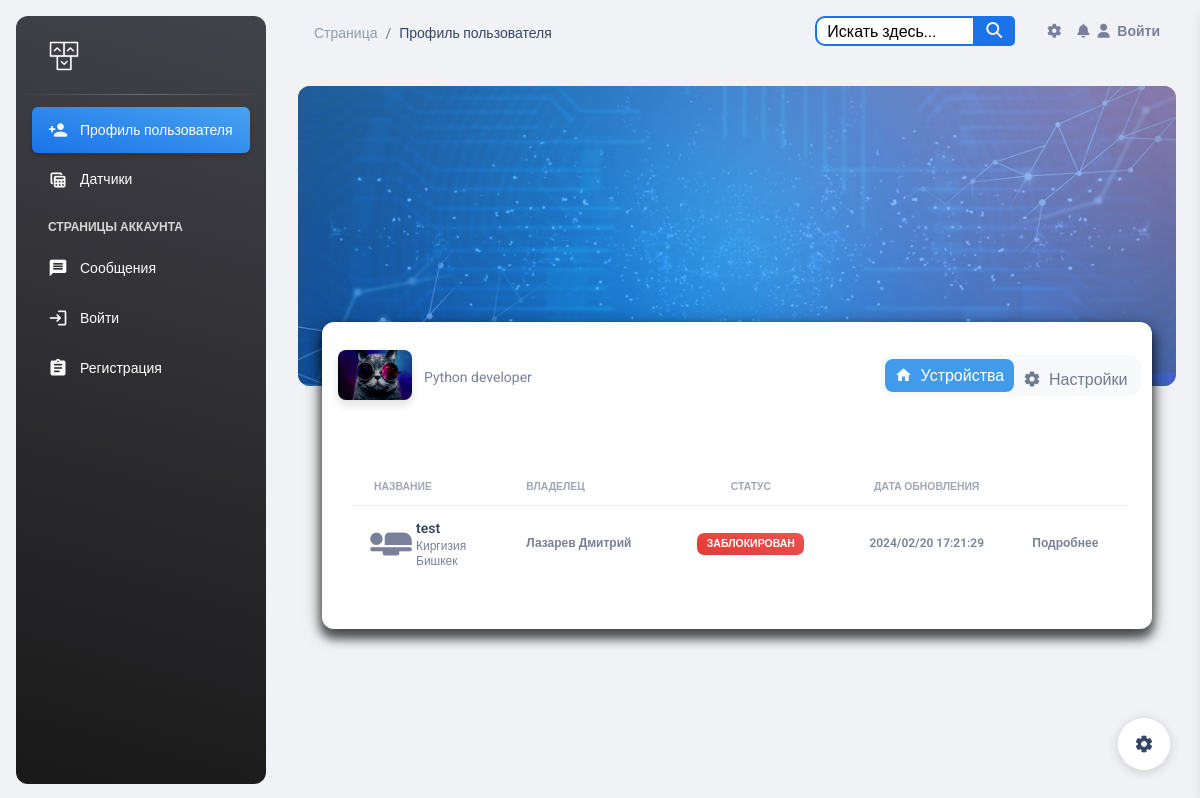
Screenshot of /profiles/lazarev2/ with the database file from the repository.
### esp_sensor/models.py (models this page shows, shortened)
class Sensor(models.Model):
    id = models.AutoField(primary_key=True)
    name = models.CharField('Имя датчика', max_length=100, unique=True)
    slug = models.SlugField(max_length=255, unique=True, db_index=True, verbose_name="URL")
    description = models.TextField('Описание', blank=True)
    owner = models.CharField("Владелец", max_length=100, blank=True)
    date_added = models.DateTimeField('Дата добавления', default=timezone.now)
    country = models.ManyToManyField(Country, blank=True, verbose_name='Страна')
    city = models.ManyToManyField(City, blank=True, verbose_name='Город')
    inclusions = models.IntegerField("Количество включений", default=0)
    power = models.IntegerField(default=0,
                                blank=True,
                                verbose_name='Мощность',
                                validators=[MinValueValidator(0), MaxValueValidator(100)])
    watt = models.IntegerField("Потребление мощности", default=0)
    volt = models.IntegerField("Электрическое напряжение", default=0)
    work = models.BooleanField('Онлайн', default=True)
    blocked = models.BooleanField('Заблокирован', default=False)
    def is_blocked(self):
        return self.blocked
    class Meta:
        verbose_name = 'Датчик'
        verbose_name_plural = 'Датчики'

class Country(models.Model):
    id = models.AutoField(primary_key=True)
    name = models.CharField("Название", max_length=100)
    class Meta:
        verbose_name = 'Страна'
        verbose_name_plural = 'Страны'

class City(models.Model):
    id = models.AutoField(primary_key=True)
    country = models.ManyToManyField(Country, blank=True, verbose_name='Страна')
    name = models.CharField("Название", max_length=100)
    class Meta:
        verbose_name = 'Город'
        verbose_name_plural = 'Города'

### profiles/views.py (the view)
# urls.py: path('<slug:slug>/', views.ProfileDetailView.as_view(), name='profile_detail'),
class ProfileDetailView(DetailView):
    model = Profile
    template_name = 'profile/profile_detail.html'
    context_object_name = 'profile'
    slug_field = 'slug'

### templates/profile/profile_detail.html (shortened to what this page needs)
{% include 'base.html' %}
{% load static %}
<body class="g-sidenav-show bg-gray-200">
<aside class="sidenav navbar navbar-vertical navbar-expand-xs border-0 border-radius-xl my-3 fixed-start ms-3   bg-gradient-dark"
       id="sidenav-main">
    <div class="sidenav-header">
        <a class="navbar-brand m-0" href="{% url 'sensor_list' %}">
            <img src="{% static 'img/logo-ct.png' %}" class="navbar-brand-img h-100" alt="main_logo">
        </a>
    </div>
    <hr class="horizontal light mt-0 mb-2">
    <div class="collapse navbar-collapse  w-auto " id="sidenav-collapse-main">
        <ul class="navbar-nav">
            <li class="nav-item">
                <a class="nav-link text-white active bg-gradient-info">
                    <div class="text-white text-center me-2 d-flex align-items-center justify-content-center">
                        <i class="material-icons opacity-10">person_add</i>
                    </div>
                    <span class="nav-link-text ms-1">Профиль пользователя</span>
                </a>
            </li>
            <li class="nav-item">
                <a class="nav-link text-white" href="{% url 'sensor_list' %}">
                    <div class="text-white text-center me-2 d-flex align-items-center justify-content-center">
                        <i class="material-icons opacity-10">table_view</i>
                    </div>
                    <span class="nav-link-text ms-1">Датчики</span>
                </a>
            </li>
            <li class="nav-item mt-3">
                <h6 class="ps-4 ms-2 text-uppercase text-xs text-white font-weight-bolder opacity-8">Страницы
                    аккаунта {{ user.username }}</h6>
            </li>
            <li class="nav-item">
                <a class="nav-link text-white " href="{% url 'chats' %}">
                    <div class="text-white text-center me-2 d-flex align-items-center justify-content-center">
                        <i class="material-icons opacity-10">message</i>
                    </div>
                    <span class="nav-link-text ms-1">Сообщения</span>
                </a>
            </li>
            {% if user.is_authenticated %}
                <li class="nav-item">
                    <a class="nav-link text-white " href='{% url 'logout' %}'>
                        <div class="text-white text-center me-2 d-flex align-items-center justify-content-center">
                            <i class="material-icons opacity-10">login</i>
                        </div>
                        <span class="nav-link-text ms-1">Выйти</span>
                    </a>
                </li>
                {% if messages %}
                    {% for message in messages %}
                        <li class="nav-item">
                            <a class="nav-link text-white active bg-gradient-success message-item">
                                <div class="text-white text-center me-2 d-flex align-items-center justify-content-center">
                                    <i class="material-icons opacity-10">backup</i>
                                </div>
                                <span class="nav-link-text ms-1">{{ message }}</span>
                            </a>
                        </li>
                    {% endfor %}
                {% endif %}
            {% else %}
                <li class="nav-item">
                    <a class="nav-link text-white " href='{% url 'login' %}'>
                        <div class="text-white text-center me-2 d-flex align-items-center justify-content-center">
                            <i class="material-icons opacity-10">login</i>
                        </div>
                        <span class="nav-link-text ms-1">Войти</span>
                    </a>
                </li>
                <li class="nav-item">
                    <a class="nav-link text-white " href="{% url 'register' %}">
                        <div class="text-white text-center me-2 d-flex align-items-center justify-content-center">
                            <i class="material-icons opacity-10">assignment</i>
                        </div>
                        <span class="nav-link-text ms-1">Регистрация</span>
                    </a>
                </li>
            {% endif %}
        </ul>
    </div>
</aside>
<div class="main-content position-relative max-height-vh-100 h-100">
    <nav class="navbar navbar-main navbar-expand-lg px-0 mx-4 shadow-none border-radius-xl" id="navbarBlur"
         data-scroll="true">
        <div class="container-fluid py-1 px-3">
            <nav aria-label="breadcrumb">
                <ol class="breadcrumb bg-transparent mb-0 pb-0 pt-1 px-0 me-sm-6 me-5">
                    <li class="breadcrumb-item text-sm"><a class="opacity-5 text-dark" href="{% url 'sensor_list' %}">Страница</a>
                    <li class="breadcrumb-item text-sm text-dark active" aria-current="page">Профиль пользователя</li>
                </ol>
            </nav>
            {% include 'include/navbar.html' %}
        </div>
    </nav>
    <div class="container-fluid px-2 px-md-4">
        <div class="page-header min-height-300 border-radius-xl mt-4"
             style="background-image: url({% static 'img/tekhnologichnyi-fon-170.webp' %});">
            <span class="mask  bg-gradient-info  opacity-6"></span>
        </div>
        <div class="card card-body mx-3 mx-md-4 mt-n6">
            <div class="row gx-4 mb-2">
                <div class="col-auto">
                    <div class="avatar avatar-xl position-relative">
                        <img src="{% static 'img/ava.png' %}" alt="profile_image"
                             class="w-100 border-radius-lg shadow-sm" height="50">
                    </div>
                </div>
                <div class="col-auto my-auto">
                    <div class="h-100">
                        <p class="mb-0 font-weight-normal text-sm">
                            Python developer
                        </p>
                    </div>
                </div>
                <div class="col-lg-4 col-md-6 my-sm-auto ms-sm-auto me-sm-0 mx-auto mt-3">
                    <div class="nav-wrapper position-relative end-0">
                        <ul class="tabs nav nav-pills nav-fill p-1" role="tablist">
                            <li class="active nav-item">
                                <a class="nav-link mb-0 px-0 py-1" data-bs-toggle="tab" href="javascript:;"
                                   role="tab" aria-selected="true">
                                    <i class="material-icons text-lg position-relative">home</i>
                                    <span class="ms-1">Устройства</span>
                                </a>
                            </li>
                            <li class="nav-item">
                                <a class="nav-link mb-0 px-0 py-1" data-bs-toggle="tab" href="javascript:;" role="tab"
                                   aria-selected="false">
                                    <i class="material-icons text-lg position-relative">settings</i>
                                    <span class="ms-1">Настройки</span>
                                </a>
                            </li>
                        </ul>
                    </div>
                </div>
            </div>
            <div>
                <div>
                    <div class="tabs-panel active" data-index="0">
                        <div class="container-fluid py-4">
                            <div class="row">
                                <div>
                                    <div class="card-body px-0 pb-2">
                                        <div class="table-responsive p-0">
                                            <table class="table align-items-center mb-0">
                                                <thead>
                                                <tr>
                                                    <th class="text-uppercase text-secondary text-xxs font-weight-bolder opacity-7">
                                                        Название
                                                    </th>
                                                    <th class="text-uppercase text-secondary text-xxs font-weight-bolder opacity-7 ps-2">
                                                        Владелец
                                                    </th>
                                                    <th class="text-center text-uppercase text-secondary text-xxs font-weight-bolder opacity-7">
                                                        Статус
                                                    </th>
                                                    <th class="text-center text-uppercase text-secondary text-xxs font-weight-bolder opacity-7">
                                                        Дата обновления
                                                    </th>
                                                    <th class="text-secondary opacity-7"></th>
                                                </tr>
                                                </thead>
                                                <tbody>
                                                {% for sensor in profile.sensor.all %}
                                                    <tr>
                                                        <td>
                                                            <div class="d-flex px-2 py-1">
                                                                <div>
                                                                    <i class="material-icons"
                                                                       style="font-size: 50px;">airline_seat_flat</i>
                                                                </div>
                                                                <div class="d-flex flex-column justify-content-center">
                                                                    <a href="{% url 'sensor_detail' sensor.pk %}"><h6
                                                                            class="mb-0 text-sm">{{ sensor.name }}</h6>
                                                                    </a>
                                                                    {% for country in sensor.country.all %}
                                                                        <p class="text-xs text-secondary mb-0">{{ country.name }}</p>
                                                                    {% endfor %}
                                                                    {% for city in sensor.city.all %}
                                                                        <p class="text-xs text-secondary mb-0">{{ city.name }}</p>
                                                                    {% endfor %}
                                                                </div>
                                                            </div>
                                                        </td>
                                                        <td>
                                                            <p class="text-xs font-weight-bold mb-0">{{ sensor.owner }}</p>
                                                        </td>
                                                        <td class="align-middle text-center text-sm">
                                                            {% if sensor.is_blocked %}
                                                                <span class="badge badge-sm bg-gradient-danger">Заблокирован</span>
                                                            {% else %}
                                                                {% if sensor.work %}
                                                                    <span class="badge badge-sm bg-gradient-success">Онлайн</span>
                                                                {% else %}
                                                                    <span class="badge badge-sm bg-gradient-secondary">Оффлайн</span>
                                                                {% endif %}
                                                            {% endif %}
                                                        </td>
                                                        <td class="align-middle text-center">
                                                            <span class="text-secondary text-xs font-weight-bold">{{ sensor.date_added | date:"Y/m/d H:i:s" }}</span>
                                                        </td>
                                                        <td class="align-middle">
                                                            <a href="{% url 'sensor_detail' sensor.pk %}"
                                                               class="text-secondary font-weight-bold text-xs"
                                                               data-toggle="tooltip"
                                                               data-original-title="Edit user">
                                                                Подробнее
                                                            </a>
                                                        </td>
                                                    </tr>
                                                {% endfor %}
                                                </tbody>
                                            </table>
                                        </div>
                                    </div>
                                </div>
                            </div>
                        </div>
                    </div>
                </div>
            </div>
        </div>
    </div>
</div>
{% include 'include/setting.html' %}
</body>

### templates/profile/profile_detail.html (style rules this page uses)
* { padding: 0; margin: 0; box-sizing: border-box; }
ul { list-style: none; }
a { text-decoration: none; color: black; }
.tabs { display: flex; }
.tabs li a { display: block; position: relative; top: 4px; padding: 10px 25px; border-radius: 2px 2px 0 0; opacity: 0.7; transition: all 0.1s ease-in-out; }
.tabs li.active a, .tabs li a:hover { opacity: 1; top: 0; }
.tabs-panel { display: none; }
.tabs-panel.active { display: block; }
.active.nav-item a.nav-link { background-color: #419bed; color: white; }

### rows the page displays
Sensor: name "test", owner "Лазарев Дмитрий", blocked "ЗАБЛОКИРОВАН", date_added "2024/02/20 17:21:29"
Country: name "Киргизия"
City: name "Бишкек"
